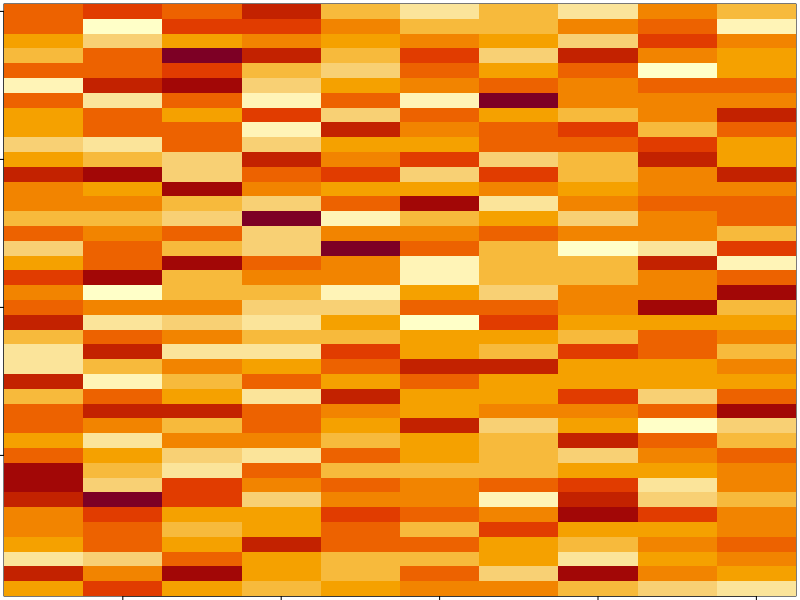
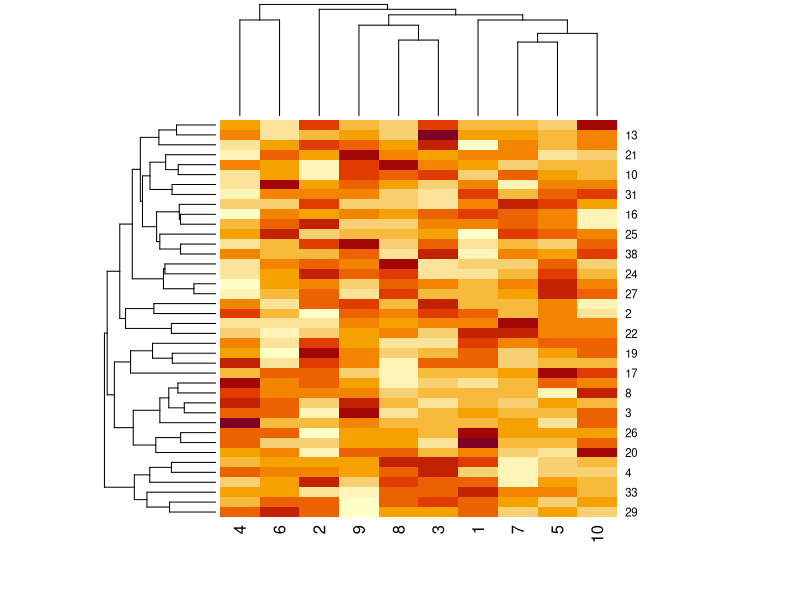
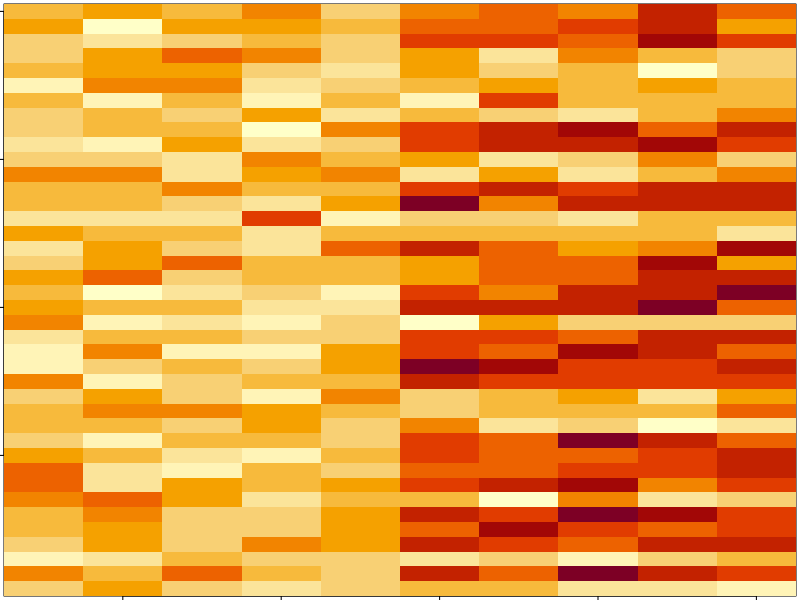
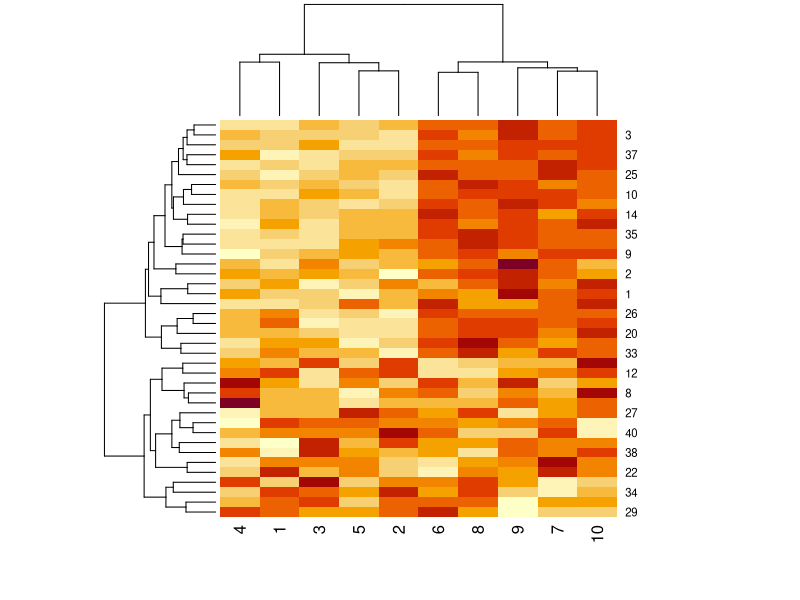
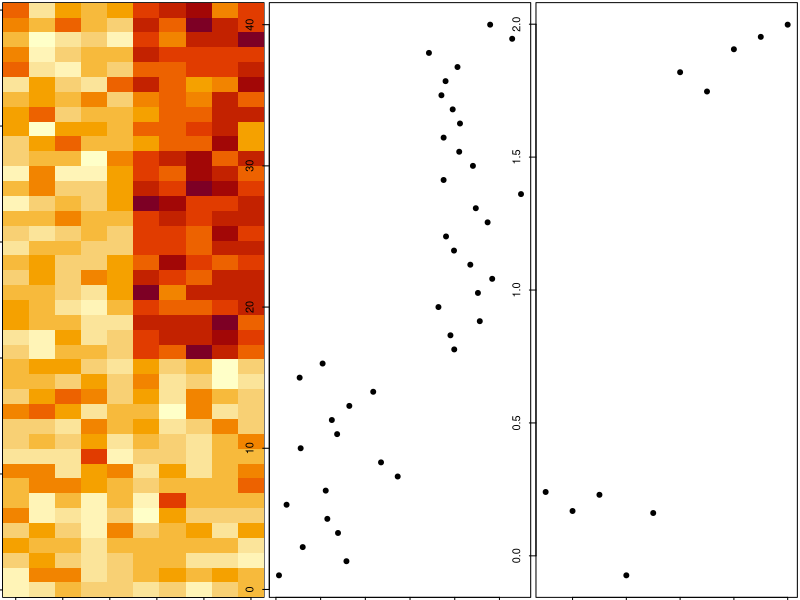
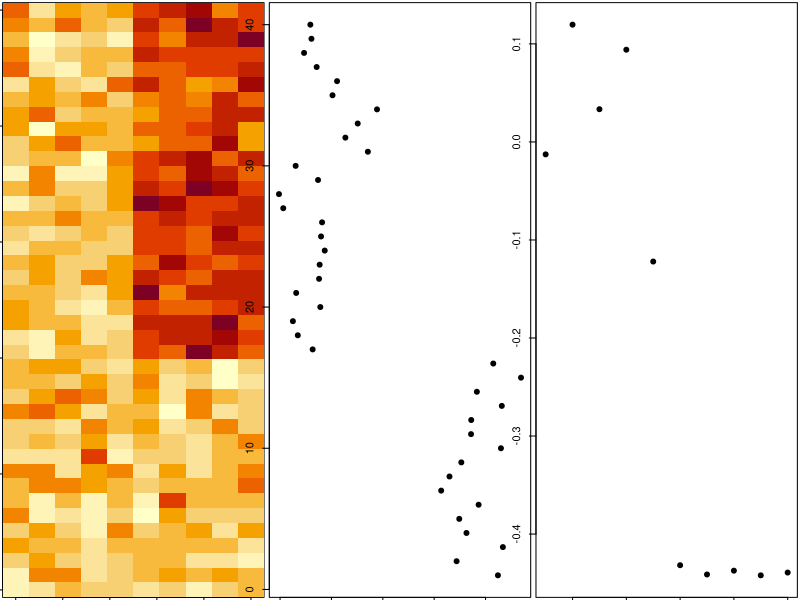
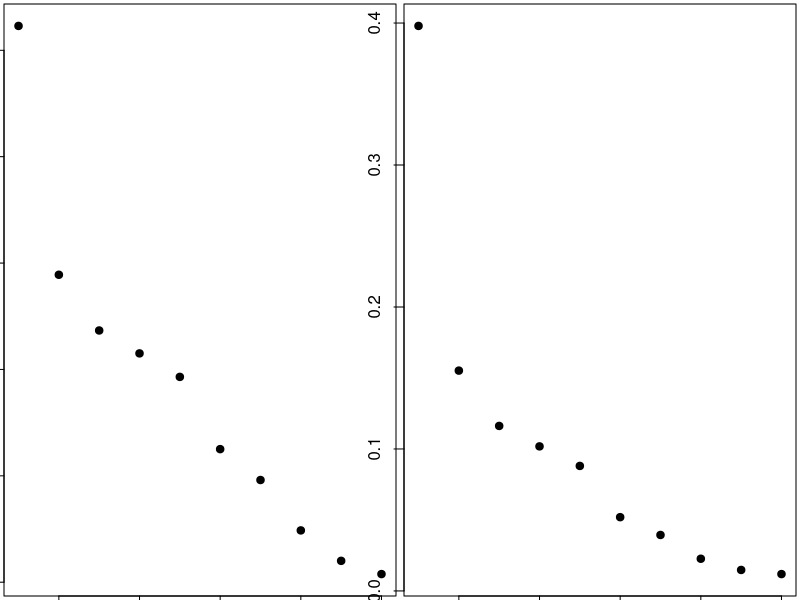
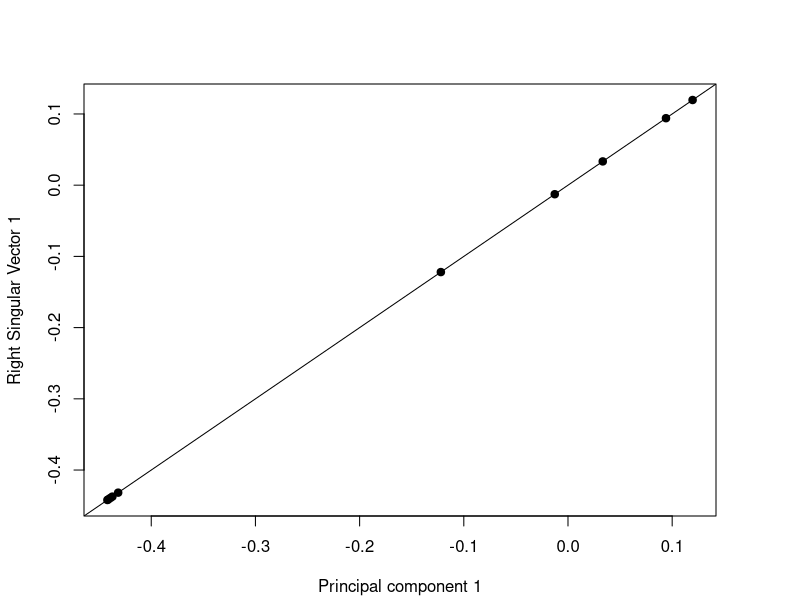

R code for these plots, in order:
## matrix data
set.seed(12345)
par(mar = rep(0.2, 4))
dataMatrix <- matrix(rnorm(400), nrow = 40)
image(1:10, 1:40, t(dataMatrix)[, nrow(dataMatrix):1])

## cluster the data
par(mar = rep(0.2, 4))
heatmap(dataMatrix)

## what if we add a pattern?
set.seed(678910)
for (i in 1:40) {
        # flip a coin
        coinFlip <- rbinom(1, size = 1, prob = 0.5)
        # if coin is heads add a common pattern to that row
        if (coinFlip) {
                dataMatrix[i, ] <- dataMatrix[i, ] + rep(c(0, 3), each = 5)
        }
}

## what if we add a pattern? - the data
par(mar = rep(0.2, 4))
image(1:10, 1:40, t(dataMatrix)[, nrow(dataMatrix):1])

## what if we add a pattern? - the clustered data
par(mar = rep(0.2, 4))
heatmap(dataMatrix)
## patterns in rows and columns
hh <- hclust(dist(dataMatrix))
dataMatrixOrdered <- dataMatrix[hh$order, ]
par(mfrow = c(1, 3))
image(t(dataMatrixOrdered)[, nrow(dataMatrixOrdered):1])
plot(rowMeans(dataMatrixOrdered), 40:1, , xlab = "Row Mean", ylab = "Row", pch = 19)
plot(colMeans(dataMatrixOrdered), xlab = "Column", ylab = "Column Mean", pch = 19)

## components of the svd -u and -v
svd1 <- svd(scale(dataMatrixOrdered))
par(mfrow = c(1, 3))
image(t(dataMatrixOrdered)[, nrow(dataMatrixOrdered):1])
plot(svd1$u[, 1], 40:1, , xlab = "Row", ylab = "First left singular vector", pch = 19)
plot(svd1$v[, 1], xlab = "Column", ylab = "First right singular vector", pch = 19)

## components of the svd -Variance expained
par(mfrow = c(1, 2))
plot(svd1$d, xlab = "Column", ylab = "Singular value", pch = 19)
plot(svd1$d^2/sum(svd1$d^2), xlab = "Column", ylab = "Prop. of variance explained", pch = 19)

## relationship to principal components
par(mfrow = c(1, 1), mar = rep(4.2, 4))
svd1 <- svd(scale(dataMatrixOrdered))
pca1 <- prcomp(dataMatrixOrdered, scale = TRUE)
plot(pca1$rotation[, 1], svd1$v[, 1], pch = 19, xlab = "Principal component 1",
     ylab = "Right Singular Vector 1")
abline(c(0, 1))

## components of the SVD - variance expained
constantMatrix <- dataMatrixOrdered * 0
for (i in 1:dim(dataMatrixOrdered)[1]){constantMatrix[i,] <- rep(c(0,1),each=5)}
svd1 <- svd(constantMatrix)
par(mfrow=c(1,3))
image(t(constantMatrix)[,nrow(constantMatrix):1])
plot(svd1$d,xlab="Column",ylab="Singular value",pch=19)
plot(svd1$d^2/sum(svd1$d^2),xlab="Column",ylab="Prop. of variance explained",pch=19)

## what if we ass a second pattern?
set.seed(678910)
for (i in 1:40) {
        # flip a coin
        coinFlip1 <- rbinom(1, size = 1, prob = 0.5)
        coinFlip2 <- rbinom(1, size = 1, prob = 0.5)
        # if coin is heads add a common pattern to that row
        if (coinFlip1) {
                dataMatrix[i, ] <- dataMatrix[i, ] + rep(c(0, 5), each = 5)
        }
        if (coinFlip2) {
                dataMatrix[i, ] <- dataMatrix[i, ] + rep(c(0, 5), 5)
        }
}
hh <- hclust(dist(dataMatrix))
dataMatrixOrdered <- dataMatrix[hh$order, ]

## singular value decomposition - tru patterns
svd2 <- svd(scale(dataMatrixOrdered))
par(mfrow = c(1, 3))
image(t(dataMatrixOrdered)[, nrow(dataMatrixOrdered):1])
plot(rep(c(0, 1), each = 5), pch = 19, xlab = "Column", ylab = "Pattern 1")
plot(rep(c(0, 1), 5), pch = 19, xlab = "Column", ylab = "Pattern 2")

## v and patterns of variance in rows
svd2 <- svd(scale(dataMatrixOrdered))
par(mfrow = c(1, 3))
image(t(dataMatrixOrdered)[, nrow(dataMatrixOrdered):1])
plot(svd2$v[, 1], pch = 19, xlab = "Column", ylab = "First right singular vector")
plot(svd2$v[, 2], pch = 19, xlab = "Column", ylab = "Second right singular vector")

## d and variance explained
par(mar = c(4, 4, 1, 1))
svd1 <- svd(scale(dataMatrixOrdered))
par(mfrow = c(1, 2))
plot(svd1$d, xlab = "Column", ylab = "Singular value", pch = 19)
plot(svd1$d^2/sum(svd1$d^2), xlab = "Column", ylab = "Percent of variance explained",
     pch = 19)